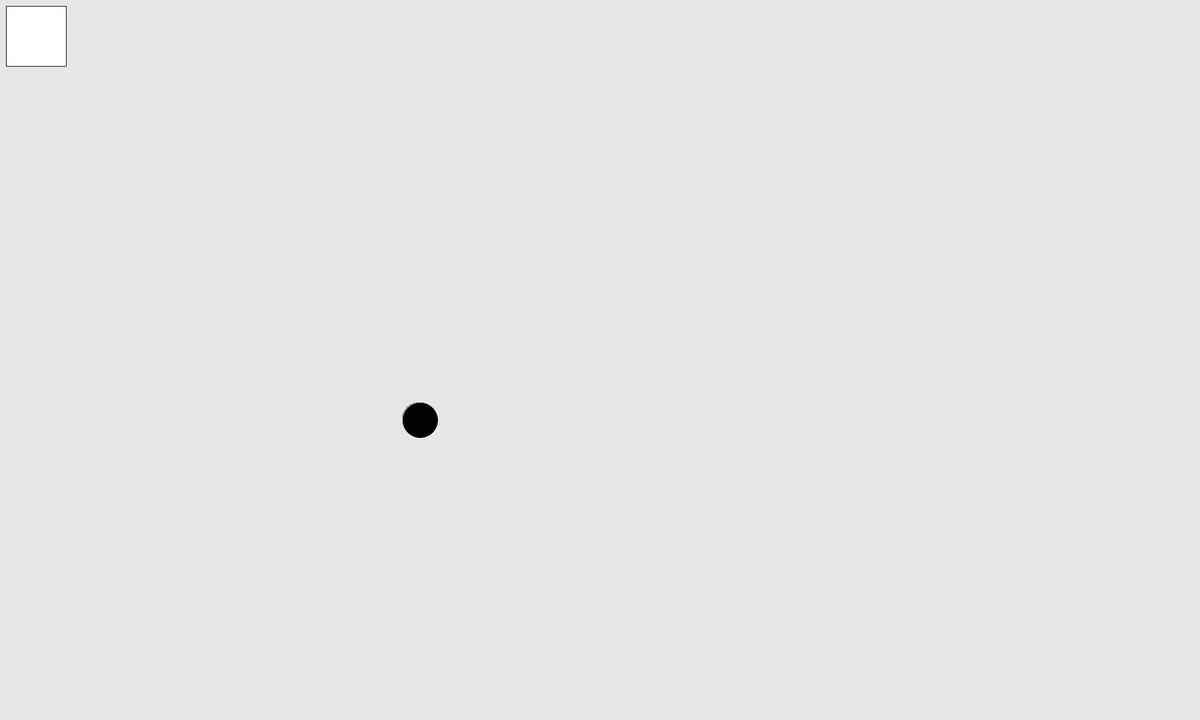
Frame 1 (no input)
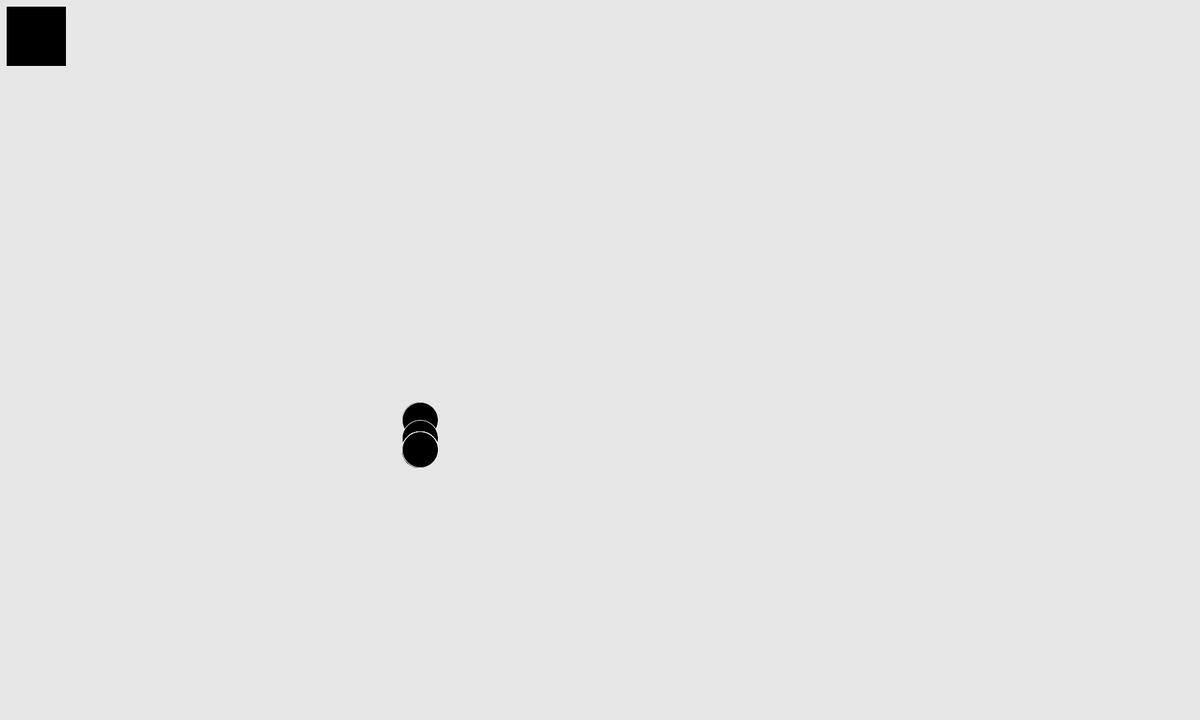
Frame 60 (the mouse pressed at the canvas centre just before this capture)
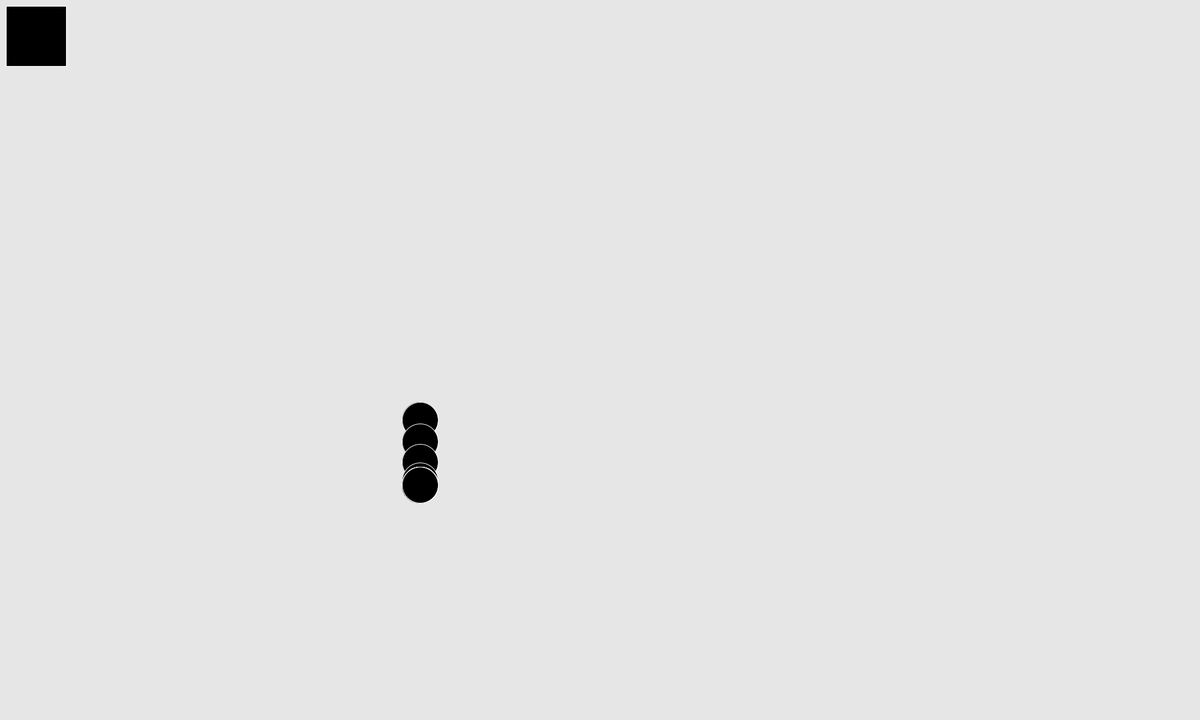
Frame 120 (the mouse held since frame 60 and released just before this capture)

The Processing sketch that drew these frames (run headless with seeded random() and noise(); from frame 60 on, the mouse is pressed at the canvas centre):

// Processing sketch: PhysicsParticleString_Interactive_RealGravity
// ── PhysicsParticleString_Interactive_RealGravity.pde
// Physics Particle String //

void setup()
{
  size(2000, 1200);
  background( 230,230,230);
  
  // particles
  for ( int i = 0; i < chain.length; i++ ) 
  {
     chain[i] = new particle( scrWidth/2, scrHeight -10, scrHeight, color(0,0,0));
  }
  
  // frame
  frameRate(1/dt);
}

void draw()
{
  // clear
  background(230,230,230);
  
  rect(10,10, pixelspermeter, pixelspermeter);
  updateChain();
  pullChain();
  
}

int mouseStatus = 0;
// mouseStatus 0 - not clicked
//             1 - moment clicked
//             2 - held
//             3 - mouse held nothing selected

// constants
float minDist;
int minI;
int selectedParticle;
PVector offset;
PVector mousePos = new PVector(0,0,0);
float threshold = 10;

void pullChain()
{
  // Update mouseStatus
  mousePos.x = mouseX / pixelspermeter;
  mousePos.y = scrHeight - mouseY / pixelspermeter;
  if (mousePressed)
   {
     if (mouseStatus == 0) { mouseStatus = 1; }
     else if (mouseStatus == 1) 
     {
       mouseStatus = 2;
     }
   }
   else { mouseStatus = 0; }
   
   // mouse options
   if (mouseStatus == 0) {
     
   }
   
   if (mouseStatus == 1) {
     // find closest particle
     minDist = PVector.dist(chain[0].r, mousePos);
     minI = 0;
     for ( int i = 1; i < chain.length; i++ ) {
       if ( PVector.dist(chain[i].r, mousePos) < minDist ) {
         minDist = PVector.dist(chain[i].r, mousePos);
         minI = i;
         println( "minDist = " + minDist);
       }
       println( "minDist = " + minDist);
     }
     
     // select particle if within threshold
     if ( minDist < threshold ) {
       selectedParticle = minI;
       offset = PVector.sub(chain[selectedParticle].r, mousePos);
       print("Particle Selected: " + selectedParticle );
     }
     else {
       mouseStatus = 3;
       print("Particle Not Selected");
     }
   }
   
   // MOUSE HELD
   else if ( mouseStatus == 2 ) {
     chain[selectedParticle].r = PVector.add(mousePos, offset);
   }
     
   
}

void updateChain()
{
  // first link
  chain[0].render();
  
  // middle links
  for (int i = 1; i<chain.length-1; i++)
  //for (int i = chain.length-2 ; i > 0; i--)
  {
    //// println("updating particle" + i );
    neighborlist2[0] = chain[i-1];
    neighborlist2[1] = chain[i+1];
    chain[i].update(neighborlist2);
    chain[i].render();
  }
  
  // last link
  neighborlist1[0] = chain[chain.length - 2];
  chain[(chain.length - 1)].update(neighborlist1);
  chain[(chain.length - 1)].render(); 
}
// ── global_vars.pde
  
        ////////////////////////////////////////////
        //                                        //
        //                GLOBAL                  //
        //  Component of Physics Chain Simulation //
        //                                        //
        ////////////////////////////////////////////
        
// global measurements
float pixelspermeter = 100;
float scrWidth = 20; // meters
float scrHeight = 12; // meters
float dt = 0.01;

// chain
particle[] chain = new particle[40];

// constants
float stringLen = scrHeight ;            // dist between particles
float relaxDist = stringLen / chain.length; // lenght of chain
float KString = 5;
float KAir = .1;


// particle assets
particle[] neighborlist1 = new particle[1];
particle[] neighborlist2 = new particle[2];
// ── objects.pde
        
                    ////////////////////////////////////////////
                    //                                        //
                    //               OBJECTS!                 //
                    //  Component of Physics Chain Simulation //
                    //                                        //
                    ////////////////////////////////////////////

class particle {
  
  // values
  float dist, screenHeight, k, m;
  PVector v, r, f, displacement, normalDisplacement, tension,vNormalized, airRes, vNormal;
  PVector fAir = new PVector(0,0,0);
  color renderColor;
  
  // initiator
  particle(float x,float y, float tempscreenHeight, color tempRenderColor) {
    v = new PVector(0, 0);
    r = new PVector(x,y);
    f = new PVector(0,0);
    renderColor = tempRenderColor;
    
    m = .01; // kg
    screenHeight = tempscreenHeight;
  }
  
  // draw command
  void render () {
    stroke(255,255,255);
    fill(renderColor);
    ellipse((r.x-3) * pixelspermeter, (screenHeight - r.y-3) * pixelspermeter, 60, 60);
  }
  
  void update (particle[] neighbors) {
    // force calculations
    f.x = 0;
    f.y = 0;
        
    // Gravity
    f.add(0, -9.8*m);
    
    // Neighbors
    for (int i=0; i < neighbors.length; i++)
    {
      dist = PVector.dist(neighbors[i].r, r);
      if (dist > relaxDist) {
        displacement = PVector.sub(neighbors[i].r, r);
        normalDisplacement = displacement;
        normalDisplacement.normalize();
        tension = PVector.mult( normalDisplacement, (dist - relaxDist) * KString );
        f.add(tension);
      }
    }
      
    // Air
    fAir.x = v.x;
    fAir.y = v.y;
    fAir.z = v.z;
    fAir.normalize();
    fAir.mult(-KAir * v.mag()); 
    f.add(fAir);
      
    // Update velocity and postion
    v.add(PVector.mult( PVector.div(f, m), dt ));
    r.add(PVector.mult(v, dt));
      
  }
}
